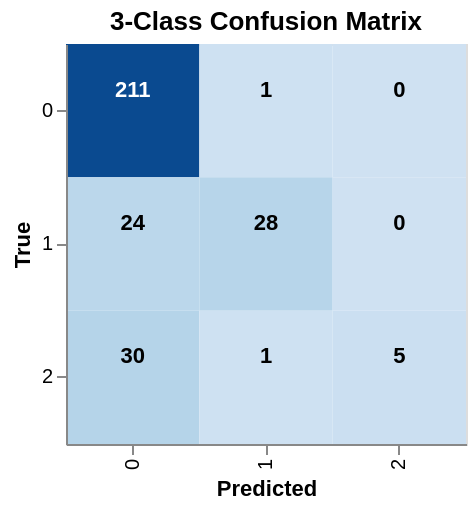

Notebook source saved alongside this figure:
### Markdown cell above
### Case 4: Averaging & Segmentation (Meta/NIH)

#### 🍱 Multi-class Challenges
In many real-world tasks (like categorizing customer support tickets or identifying cell types), we have more than two classes.
How do we summarize performance across all of them?

### Code cell
# 1. Multi-class dataset (3 classes: Major, Minor, Rare)
Xm, ym = make_classification(n_samples=1000, n_classes=3, weights=[0.7, 0.2, 0.1], n_informative=10, random_state=42)
Xm_train, Xm_test, ym_train, ym_test = train_test_split(Xm, ym, test_size=0.3, random_state=42)

clf_multi = RandomForestClassifier(random_state=42).fit(Xm_train, ym_train)
y_pred_m = clf_multi.predict(Xm_test)

# 2. Traditional Multi-class report
print("--- Classification Report ---")
print(metrics.classification_report(ym_test, y_pred_m, target_names=['Major', 'Minor', 'Rare']))

# 3. Viz: Multi-class Confusion Matrix
cm_multi = metrics.confusion_matrix(ym_test, y_pred_m)
plot_unlabeled_cm(ym_test, y_pred_m, "3-Class Confusion Matrix")

### Figure 1 — Vega-Lite specification as saved in the notebook (floating-point values rounded to 4 significant figures)
{"config": {"view": {"continuousWidth": 300, "continuousHeight": 300}}, "layer": [{"mark": {"type": "rect"}, "encoding": {"color": {"field": "count", "legend": null, "scale": {"scheme": "blues"}, "type": "quantitative"}, "x": {"field": "predicted", "title": "Predicted", "type": "ordinal"}, "y": {"field": "true", "title": "True", "type": "ordinal"}}, "title": "3-Class Confusion Matrix"}, {"mark": {"type": "text", "dy": -10, "fontWeight": "bold"}, "encoding": {"color": {"condition": {"test": "datum.count > 105.5", "value": "white"}, "value": "black"}, "text": {"field": "count", "type": "quantitative"}, "x": {"field": "predicted", "title": "Predicted", "type": "ordinal"}, "y": {"field": "true", "title": "True", "type": "ordinal"}}, "title": "3-Class Confusion Matrix"}], "data": {"name": "data-cf3f2b89d2e3770756913961488e219a"}, "height": 200, "width": 200, "$schema": "https://vega.github.io/schema/vega-lite/v5.20.1.json", "datasets": {"data-cf3f2b89d2e3770756913961488e219a": [{"true": 0, "predicted": 0, "count": 211}, {"true": 0, "predicted": 1, "count": 1}, {"true": 0, "predicted": 2, "count": 0}, {"true": 1, "predicted": 0, "count": 24}, {"true": 1, "predicted": 1, "count": 28}, {"true": 1, "predicted": 2, "count": 0}, {"true": 2, "predicted": 0, "count": 30}, {"true": 2, "predicted": 1, "count": 1}, {"true": 2, "predicted": 2, "count": 5}]}}
